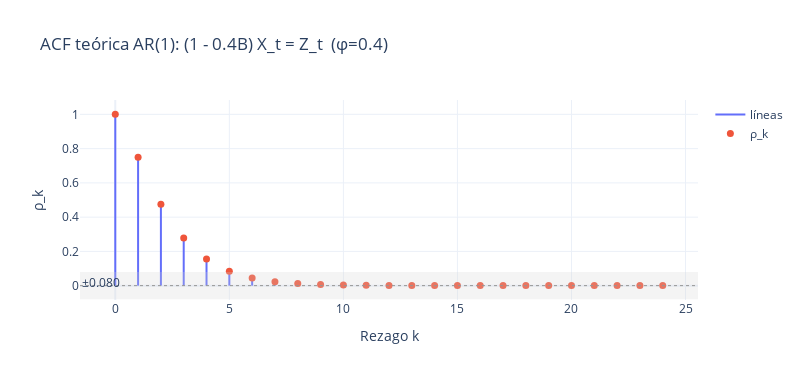

This figure's notebook cell:
### Code cell
# Ejemplo
# AR(1) con tu notación:  X_t - φ X_{t-1} = Z_t, φ = 0.4
phis = [0.9,-0.2]
lags, rho = acf_ar_negative(phis, m=24)
fig = plot_acf_stem_plotly(lags, rho,
       title="ACF teórica AR(1): (1 - 0.4B) X_t = Z_t  (φ=0.4)",
       n_for_ci=600)  # banda opcional estilo ±1.96/√N
fig.show()

### Figure 1 — Plotly figure (JSON) as saved in the notebook; plotly's stock layout.template omitted (floating-point values rounded to 4 significant figures)
{"data": [{"line": {"width": 2}, "mode": "lines", "name": "líneas", "type": "scatter", "x": [0, 0, null, 1, 1, null, 2, 2, null, 3, 3, null, 4, 4, null, 5, 5, null, 6, 6, null, 7, 7, null, 8, 8, null, 9, 9, null, 10, 10, null, 11, 11, null, 12, 12, null, 13, 13, null, 14, 14, null, 15, 15, null, 16, 16, null, 17, 17, null, 18, 18, null, 19, 19, null, 20, 20, null, 21, 21, null, 22, 22, null, 23, 23, null, 24, 24, null], "y": [0, 1, null, 0, 0.75, null, 0, 0.475, null, 0, 0.2775, null, 0, 0.1548, null, 0, 0.08378, null, 0, 0.04445, null, 0, 0.02325, null, 0, 0.01203, null, 0, 0.006181, null, 0, 0.003156, null, 0, 0.001604, null, 0, 0.0008125, null, 0, 0.0004105, null, 0, 0.0002069, null, 0, 0.0001041, null, 0, 5.233e-05, null, 0, 2.627e-05, null, 0, 1.318e-05, null, 0, 6.607e-06, null, 0, 3.31e-06, null, 0, 1.658e-06, null, 0, 8.301e-07, null, 0, 4.155e-07, null, 0, 2.079e-07, null]}, {"marker": {"size": 7}, "mode": "markers", "name": "ρ_k", "type": "scatter", "x": [0, 1, 2, 3, 4, 5, 6, 7, 8, 9, 10, 11, 12, 13, 14, 15, 16, 17, 18, 19, 20, 21, 22, 23, 24], "y": [1.0, 0.75, 0.475, 0.2775, 0.1548, 0.08378, 0.04445, 0.02325, 0.01203, 0.006181, 0.003156, 0.001604, 0.0008125, 0.0004105, 0.0002069, 0.0001041, 5.233e-05, 2.627e-05, 1.318e-05, 6.607e-06, 3.31e-06, 1.658e-06, 8.301e-07, 4.155e-07, 2.079e-07]}], "layout": {"annotations": [{"showarrow": false, "text": "±0.080", "x": 0, "xanchor": "left", "xref": "x domain", "y": 0.08002, "yanchor": "top", "yref": "y"}], "height": 380, "shapes": [{"line": {"color": "gray", "dash": "dot", "width": 1}, "type": "line", "x0": 0, "x1": 1, "xref": "x domain", "y0": 0, "y1": 0, "yref": "y"}, {"fillcolor": "lightgray", "line": {"width": 0}, "opacity": 0.25, "type": "rect", "x0": 0, "x1": 1, "xref": "x domain", "y0": -0.08002, "y1": 0.08002, "yref": "y"}], "title": {"text": "ACF teórica AR(1): (1 - 0.4B) X_t = Z_t  (φ=0.4)"}, "width": 800, "xaxis": {"title": {"text": "Rezago k"}}, "yaxis": {"title": {"text": "ρ_k"}}}}
